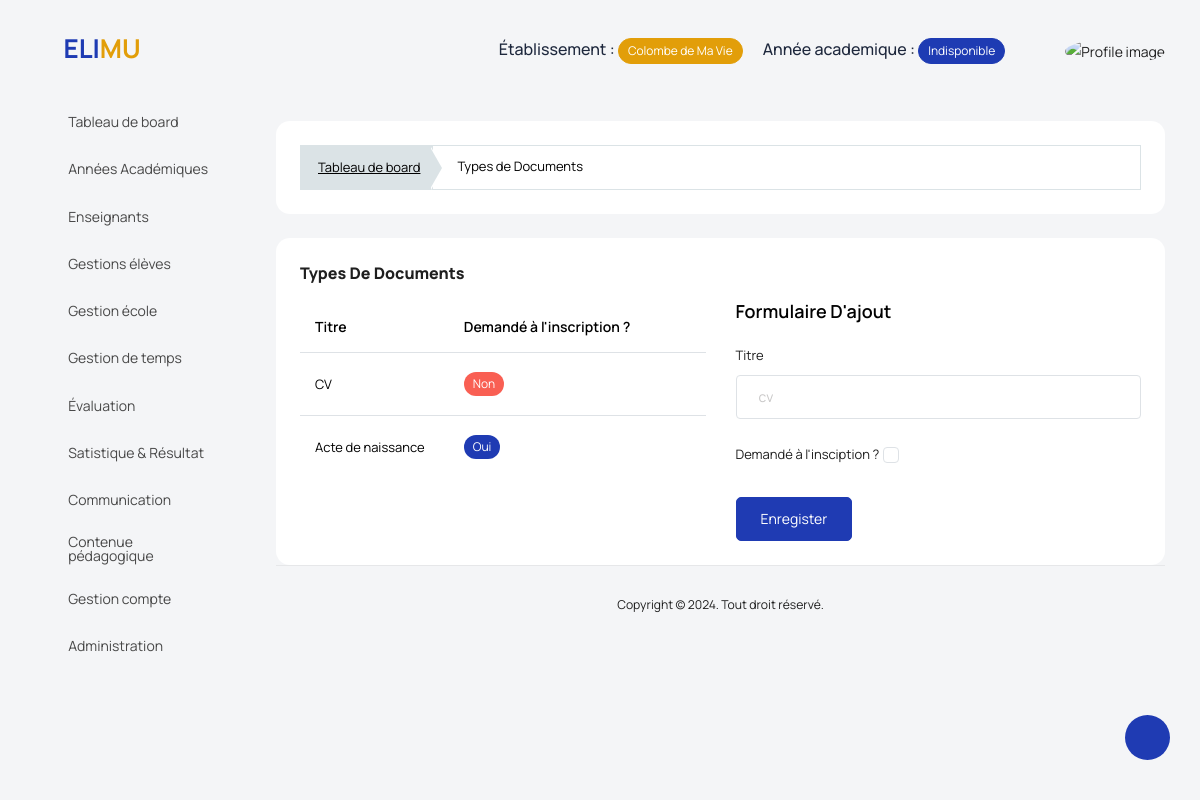
The app's page /administration/type_documents/ (signed in), older data.
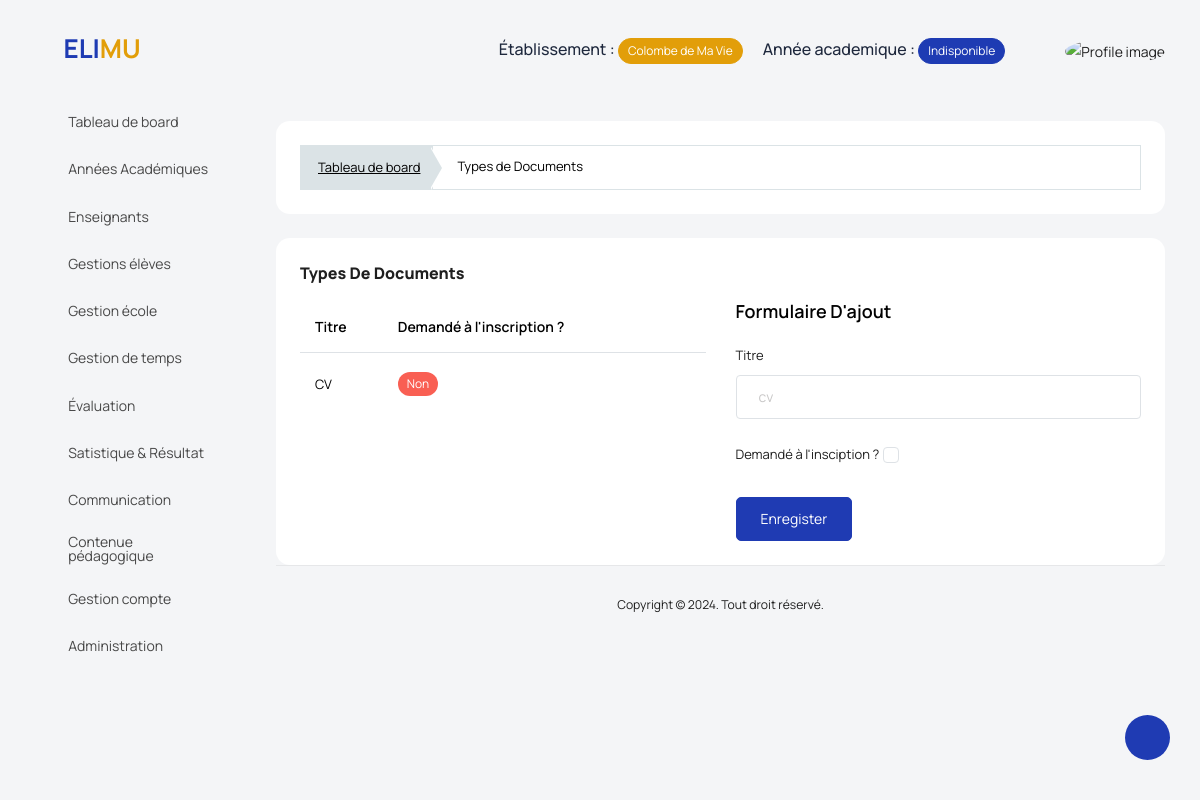
The same page, newer data.
### backend/models/gestion_ecole.py (models this page shows, shortened)
class DocumentType(models.Model):
    title = models.CharField(max_length=50)
    school = models.ForeignKey(Etablishment, on_delete=models.CASCADE)
    status = models.BooleanField(default=False)
    created_at = models.DateTimeField(auto_now_add=True)
    updated_at = models.DateTimeField(auto_now=True)

### manager_dashboard/views/administration_view.py (the view, shortened to what this page needs)
class TypeDocumentView(View):
    template_name = "manager_dashboard/administration/type_documents.html"
    def dispatch(self,request, *args, **kwargs):
        if not request.user.is_authenticated:
            return redirect('manager_dashboard:login')
        if request.user.is_manager or request.user.is_admin_school:
            return super().dispatch(request, *args, **kwargs)
        return redirect('manager_dashboard:logout')
    def get(self, request, *args, **kwargs):
        form = DocumentTypeForm()  # Formulaire pour la création
        typeDocuments = DocumentType.objects.filter(school=request.user.school).order_by('-created_at')
        context= {'type_documents': typeDocuments, 'form':form}
        return render(request, template_name=self.template_name, context=context)

### backend/forms/gestion_ecole_forms.py
class DocumentTypeForm(forms.ModelForm):
    class Meta:
        model = DocumentType
        fields = ['title', 'school', 'status']
        labels = {'title': 'Titre'}
        widgets = {
            'title' : forms.TextInput(
                attrs={
                    'id': 'title',
                    'class': 'form-control',
                    'name': 'title',
                    'placeholder': 'cv',
                    'required': True
                }
            ),
            'status':forms.CheckboxInput(
                attrs={
                    'class': 'form-check-input',
                }
            )
        }

### manager_dashboard/templates/manager_dashboard/administration/type_documents.html (shortened to what this page needs)
{% extends '../base.html' %}
{% load static %}
{% block content %}
<div class="col-md-12 grid-margin stretch-card">
    <div class="card">
      <div class="card-body">
        <div class="template-demo">
          <nav aria-label="breadcrumb">
            <ol class="breadcrumb breadcrumb-custom">
              <li class="breadcrumb-item">
                <a href='{% url "manager_dashboard:index" %}'>Tableau de board</a>
              </li>
              <li class="breadcrumb-item active" aria-current="page">
                <span>Types de Documents</span>
              </li>
            </ol>
          </nav>
        </div>
      </div>
    </div>
  </div>
  <div class="card">
        <div class="card-body">
        <div class="d-sm-flex justify-content-between align-items-start">
            <div>
                <h4 class="card-title card-title-dash">Types de Documents</h4>
            </div>
        </div>
        <div class="row mt-3">
            <div class="col-6">
            <div class="table-responsive">
                <table id="order-listing" class="table">
                    <thead>
                        <tr>
                            <th scope="col">Titre</th>
                            <th scope="col">Demandé à l'inscription ?</th>
                            <th scope="col"></th>
                        </tr>
                    </thead>
                    <tbody id="elementList">
                        {% for type_document in type_documents %}
                            <tr data-id="{{type_document.id}}">
                            <td>{{type_document.title}}</td>
                            <td>
                                {% if type_document.status %}
                                    <p  class="badge rounded-pill bg-primary">Oui</p>
                                {% else %}
                                    <p class="badge rounded-pill bg-danger">Non</p>
                                {% endif %}
                            </td>
                            <td>
                                <a href="#" onclick="delete_function({{type_document.id}})">
                                    <i class="fa fa-trash-o h4 text-danger"></i></a>
                            </td>
                        </tr>
                        {% endfor %}
                    </tbody>
                </table>
            </div>
            </div>
            <div class="col-6">
                <h4 class="card-title">Formulaire d'ajout</h4>
                <form class="cmxform" id="signupForm" method="post">
                    <fieldset>
                        <div class="form-group">
                            <label class="form-label" for="level">Titre</label>
                            {{ form.title }}
                        </div>
                        <div class="form-group">
                            <label for="firstname">Demandé à l'insciption ?</label>
                            {{form.status}}
                        </div>
                        <input class="btn btn-primary" type="submit" value="Enregister">
                    </fieldset>
                </form>
            </div>
        </div>
  </div>
{% endblock content %}

Row changes from the older to the newer data that the page shows:
removed DocumentType: title "Acte de naissance", status "Oui"
